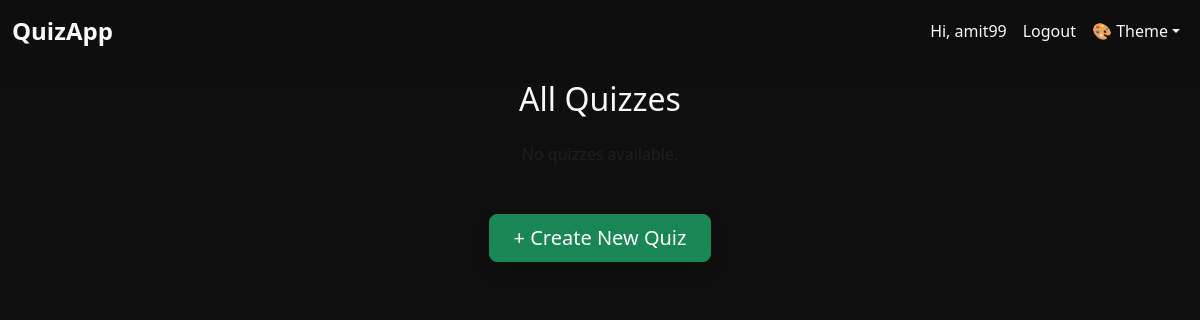
Page /dashboard/ (signed in) on the earlier database version.
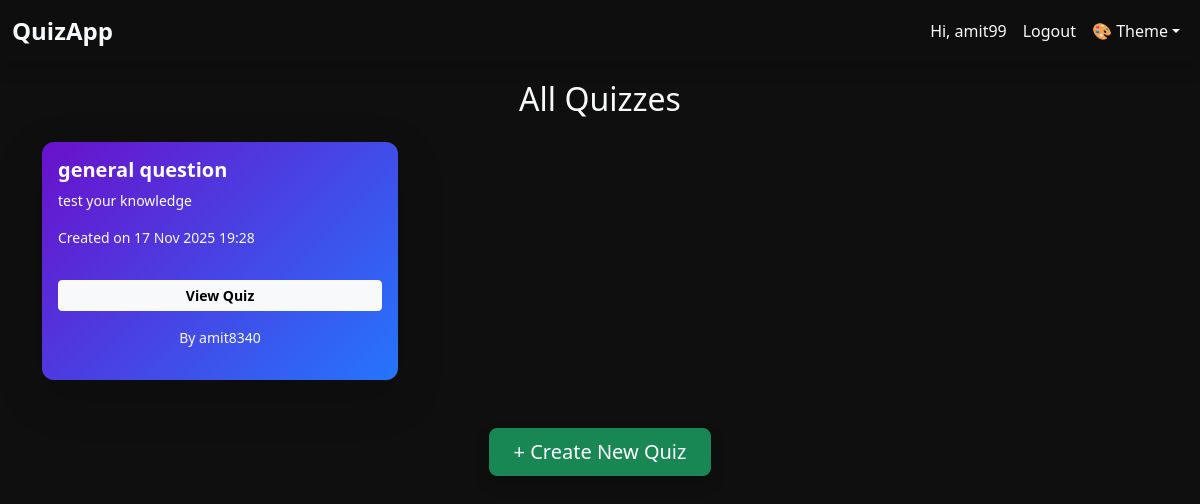
Same page on the later database version.
### quiz_app/models.py (models this page shows, shortened)
class Quiz(models.Model):
    creator = models.ForeignKey(User, on_delete=models.CASCADE, related_name='quizzes')
    title = models.CharField(max_length=200)
    description = models.TextField(blank=True)
    created_at = models.DateTimeField(auto_now_add=True)
    time_limit = models.IntegerField(help_text="Time limit in minutes", default=10)  # Add this line

### quiz_app/views.py (the view)
# urls.py: path('dashboard/', views.dashboard, name='dashboard'),
@login_required
def dashboard(request):
    quizzes = Quiz.objects.all()
    return render(request, 'quiz_app/dashboard.html', {'quizzes': quizzes})

### quiz_app/templates/quiz_app/dashboard.html (shortened to what this page needs)
{% extends "quiz_app/home.html" %}
{% block content %}
<div class="container mt-5">
  <h2 class="text-center mb-4">All Quizzes</h2>
  {% if quizzes %}
    <div class="row g-4">
      {% for quiz in quizzes %}
        <div class="col-md-4">
          <div class="card text-white shadow-lg border-0 h-100"
               style="background: linear-gradient(135deg, #6a11cb 0%, #2575fc 100%); border-radius: 12px;">
            <div class="card-body d-flex flex-column justify-content-between">
              <div>
                <h5 class="card-title fw-bold">{{ quiz.title }}</h5>
                <p class="card-text small">{{ quiz.description|truncatewords:20 }}</p>
                <p class="small text-light">Created on {{ quiz.created_at|date:"d M Y H:i" }}</p>
              </div>
              <div class="mt-3">
                <a href="{% url 'quiz_detail' quiz.id %}"
                   class="btn btn-light btn-sm w-100 mb-2 fw-semibold">View Quiz</a>
                {% if quiz.creator == user %}
                  <a href="{% url 'add_question' quiz.id %}"
                     class="btn btn-outline-light btn-sm w-100 fw-semibold">+ Add Questions</a>
                  <p class="text-warning mt-2 small text-center">Your Quiz</p>
                {% else %}
                  <p class="text-light mt-2 small text-center">By {{ quiz.creator.username }}</p>
                {% endif %}
              </div>
            </div>
          </div>
        </div>
      {% endfor %}
    </div>
  {% else %}
    <p class="text-center text-muted">No quizzes available.</p>
  {% endif %}
  <div class="text-center mt-5">
    <a href="{% url 'create_quiz' %}" class="btn btn-success btn-lg px-4 py-2 shadow">
      + Create New Quiz
    </a>
  </div>
</div>
{% endblock %}

### quiz_app/templates/quiz_app/home.html (shortened to what this page needs)
{% load static %}
<!DOCTYPE html>
<html lang="en">
<head>
  <link href="https://cdn.jsdelivr.net/npm/bootstrap@5.3.0/dist/css/bootstrap.min.css" rel="stylesheet">
  <link rel="stylesheet" href="{% static 'css/style2.css' %}">
</head>
<body id="x" class="theme-dark">
  <nav class="navbar navbar-expand-lg fixed-top">
    <div class="container-fluid">
      <a class="navbar-brand" href="/">QuizApp</a>
      <div class="collapse navbar-collapse" id="navbarNavDropdown">
        <ul class="navbar-nav ms-auto">
          {% if user.is_authenticated %}
            <li class="nav-item">
              <a class="nav-link" href="{% url 'quiz_summary' %}">Hi, {{ user.username }}</a>
            </li>
            <li class="nav-item">
              <form class="d-inline" action="{% url 'logout' %}" method="post">
                <button type="submit" class="btn btn-link nav-link" style="border:none; background:none;">Logout</button>
              </form>
            </li>
          {% else %}
            <li class="nav-item"><a class="nav-link" href="{% url 'login' %}">Login</a></li>
            <li class="nav-item"><a class="nav-link" href="{% url 'signup' %}">Signup</a></li>
          {% endif %}
          <li class="nav-item dropdown">
            <a class="nav-link dropdown-toggle" href="#" id="themeDropdown" role="button"
              data-bs-toggle="dropdown" aria-expanded="false">🎨 Theme</a>
          </li>
        </ul>
      </div>
    </div>
  </nav>
  <div class="container-{breakpoint}" style="margin-top: 80px;">
    {% block content %}
    {% endblock %}
  </div>
</body>
</html>

### quiz_app/templates/quiz_app/home.html (style rules this page uses)
.theme-dark { --navbar-bg: rgba(15, 15, 15, 0.95); --navbar-text: #f8f9fa; --navbar-hover: #ffb347; --body-bg: #0f0f0f; --text-color: #f8f9fa; }
.navbar { background: var(--navbar-bg) !important; transition: background 0.3s ease-in-out; box-shadow: 0 4px 20px rgba(0, 0, 0, 0.2); }
.navbar-brand { color: var(--navbar-text) !important; font-weight: 700; font-size: 1.5rem; transition: 0.3s; }
.navbar-nav .nav-link { color: var(--navbar-text) !important; font-weight: 500; transition: color 0.3s; }
body { background-color: var(--body-bg); color: var(--text-color); transition: all 0.3s; }

Differences in the rows shown:
added Quiz: title "general question", description "test your knowledge", created_at "17 Nov 2025 19:28", creator.username "amit8340"
